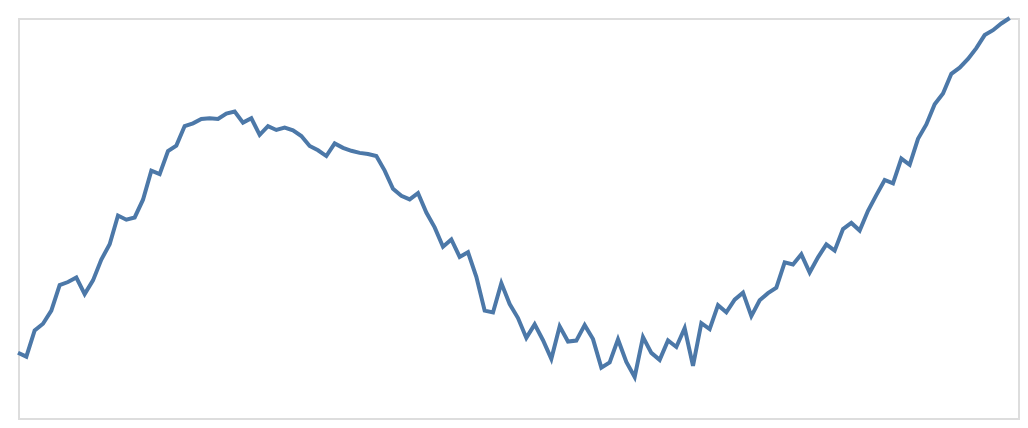

Notebook code for this chart:
### Code cell
plot(1, "line", "data")

### Figure 1 — Vega-Lite specification as saved in the notebook (floating-point values rounded to 4 significant figures)
{"config": {"view": {"continuousWidth": 300, "continuousHeight": 300}}, "data": {"name": "data-d519902740cd8e228f16563749d27b94"}, "mark": {"type": "line"}, "encoding": {"x": {"axis": null, "field": "x", "type": "quantitative"}, "y": {"axis": null, "field": "y", "scale": {"domain": [0, 1]}, "type": "quantitative"}}, "height": 200, "width": 500, "$schema": "https://vega.github.io/schema/vega-lite/v6.1.0.json", "datasets": {"data-d519902740cd8e228f16563749d27b94": [{"x": 0, "y": 0.1633}, {"x": 1, "y": 0.1533}, {"x": 2, "y": 0.2188}, {"x": 3, "y": 0.2357}, {"x": 4, "y": 0.2684}, {"x": 5, "y": 0.3324}, {"x": 6, "y": 0.3399}, {"x": 7, "y": 0.3512}, {"x": 8, "y": 0.3098}, {"x": 9, "y": 0.344}, {"x": 10, "y": 0.396}, {"x": 11, "y": 0.4345}, {"x": 12, "y": 0.5062}, {"x": 13, "y": 0.4958}, {"x": 14, "y": 0.5013}, {"x": 15, "y": 0.5458}, {"x": 16, "y": 0.6181}, {"x": 17, "y": 0.6099}, {"x": 18, "y": 0.6676}, {"x": 19, "y": 0.6809}, {"x": 20, "y": 0.7298}, {"x": 21, "y": 0.7366}, {"x": 22, "y": 0.7477}, {"x": 23, "y": 0.7494}, {"x": 24, "y": 0.7476}, {"x": 25, "y": 0.7611}, {"x": 26, "y": 0.7661}, {"x": 27, "y": 0.7385}, {"x": 28, "y": 0.7494}, {"x": 29, "y": 0.708}, {"x": 30, "y": 0.7294}, {"x": 31, "y": 0.72}, {"x": 32, "y": 0.7259}, {"x": 33, "y": 0.7191}, {"x": 34, "y": 0.7051}, {"x": 35, "y": 0.6802}, {"x": 36, "y": 0.6693}, {"x": 37, "y": 0.6549}, {"x": 38, "y": 0.6866}, {"x": 39, "y": 0.6754}, {"x": 40, "y": 0.668}, {"x": 41, "y": 0.6628}, {"x": 42, "y": 0.6598}, {"x": 43, "y": 0.6551}, {"x": 44, "y": 0.6184}, {"x": 45, "y": 0.573}, {"x": 46, "y": 0.5557}, {"x": 47, "y": 0.5466}, {"x": 48, "y": 0.5623}, {"x": 49, "y": 0.5136}, {"x": 50, "y": 0.4766}, {"x": 51, "y": 0.4283}, {"x": 52, "y": 0.4463}, {"x": 53, "y": 0.4027}, {"x": 54, "y": 0.4144}, {"x": 55, "y": 0.353}, {"x": 56, "y": 0.2684}, {"x": 57, "y": 0.2638}, {"x": 58, "y": 0.3372}, {"x": 59, "y": 0.2848}, {"x": 60, "y": 0.2499}, {"x": 61, "y": 0.2002}, {"x": 62, "y": 0.234}, {"x": 63, "y": 0.1944}, {"x": 64, "y": 0.1479}, {"x": 65, "y": 0.2291}, {"x": 66, "y": 0.1912}, {"x": 67, "y": 0.1935}, {"x": 68, "y": 0.2321}, {"x": 69, "y": 0.1973}, {"x": 70, "y": 0.1259}, {"x": 71, "y": 0.1389}, {"x": 72, "y": 0.1964}, {"x": 73, "y": 0.1402}, {"x": 74, "y": 0.1026}, {"x": 75, "y": 0.2024}, {"x": 76, "y": 0.1628}, {"x": 77, "y": 0.1453}, {"x": 78, "y": 0.1938}, {"x": 79, "y": 0.1776}, {"x": 80, "y": 0.2245}, {"x": 81, "y": 0.1303}, {"x": 82, "y": 0.237}, {"x": 83, "y": 0.2222}, {"x": 84, "y": 0.2821}, {"x": 85, "y": 0.2644}, {"x": 86, "y": 0.2959}, {"x": 87, "y": 0.3133}, {"x": 88, "y": 0.2547}, {"x": 89, "y": 0.2944}, {"x": 90, "y": 0.312}, {"x": 91, "y": 0.3257}, {"x": 92, "y": 0.3892}, {"x": 93, "y": 0.3838}, {"x": 94, "y": 0.4092}, {"x": 95, "y": 0.3637}, {"x": 96, "y": 0.4017}, {"x": 97, "y": 0.4342}, {"x": 98, "y": 0.4184}, {"x": 99, "y": 0.4724}, {"x": 100, "y": 0.4877}, {"x": 101, "y": 0.4686}, {"x": 102, "y": 0.518}, {"x": 103, "y": 0.5573}, {"x": 104, "y": 0.5951}, {"x": 105, "y": 0.5864}, {"x": 106, "y": 0.6485}, {"x": 107, "y": 0.633}, {"x": 108, "y": 0.698}, {"x": 109, "y": 0.7338}, {"x": 110, "y": 0.7844}, {"x": 111, "y": 0.811}, {"x": 112, "y": 0.8604}, {"x": 113, "y": 0.8758}, {"x": 114, "y": 0.8976}, {"x": 115, "y": 0.9245}, {"x": 116, "y": 0.9573}, {"x": 117, "y": 0.9695}, {"x": 118, "y": 0.9863}, {"x": 119, "y": 1.0}]}}
